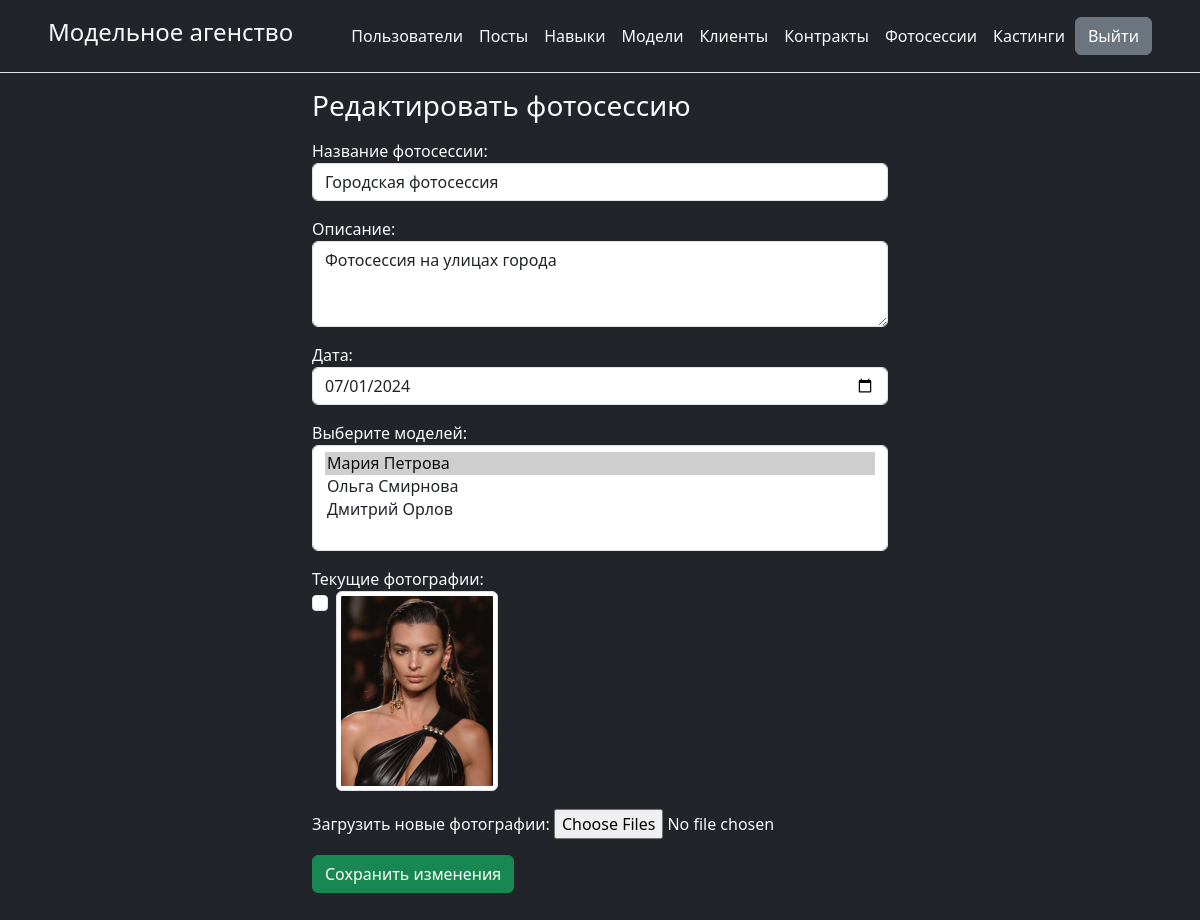
/admin/photoshoots/edit_photoshoot.php?photoshoot_id=2 (signed in), run on the app's committed database.
### tables this page shows
CREATE TABLE `photoshoots` (
  `id` int NOT NULL,
  `photoshoots_name` varchar(255) DEFAULT NULL,
  `description` text,
  `date` date DEFAULT NULL
);

CREATE TABLE `photoshoot_photos` (
  `id` int NOT NULL,
  `photoshoot_id` int NOT NULL,
  `file_path` varchar(255) NOT NULL,
  `uploaded_at` timestamp NULL DEFAULT CURRENT_TIMESTAMP
);

### admin/photoshoots/edit_photoshoot.php (the view, shortened to what this page needs)
<?php
include '../header.php';
require_once '../database_connection.php';
$photoshoot_id = $_GET['photoshoot_id'];
try {
	$stmt_photoshoot = $pdo->prepare("SELECT * FROM photoshoots WHERE id = ?");
	$stmt_photoshoot->execute([$photoshoot_id]);
	$photoshoot = $stmt_photoshoot->fetch(PDO::FETCH_ASSOC);
	$stmt_models = $pdo->prepare("SELECT id, first_name, last_name FROM models");
	$stmt_models->execute();
	$models = $stmt_models->fetchAll(PDO::FETCH_ASSOC);
	$stmt_selected_models = $pdo->prepare("SELECT model_id FROM photoshoot_models WHERE photoshoot_id = ?");
	$stmt_selected_models->execute([$photoshoot_id]);
	$selected_models = $stmt_selected_models->fetchAll(PDO::FETCH_COLUMN);
	$stmt_photos = $pdo->prepare("SELECT id, file_path FROM photoshoot_photos WHERE photoshoot_id = ?");
	$stmt_photos->execute([$photoshoot_id]);
	$current_photos = $stmt_photos->fetchAll(PDO::FETCH_ASSOC);
} catch (PDOException $e) {
	echo "Ошибка при получении данных: " . $e->getMessage();
}
?>
<body class="bg-dark text-light">
<div class="container w-50">
	<h3 class="text-light my-3">Редактировать фотосессию</h3>
	<form action="edit_photoshoot.php?photoshoot_id=<?php echo $photoshoot_id; ?>" method="post" enctype="multipart/form-data">
		<div class="form-group">
			<label for="photoshoots_name">Название фотосессии:</label>
			<input type="text" id="photoshoots_name" name="photoshoots_name" class="form-control" value="<?php echo $photoshoot['photoshoots_name']; ?>" required>
		</div>
		<div class="form-group my-3">
			<label for="description">Описание:</label>
			<textarea id="description" name="description" class="form-control" rows="3"><?php echo $photoshoot['description']; ?></textarea>
		</div>
		<div class="form-group my-3">
			<label for="date">Дата:</label>
			<input type="date" id="date" name="date" class="form-control" value="<?php echo $photoshoot['date']; ?>" required>
		</div>
		<div class="form-group my-3">
			<label for="models">Выберите моделей:</label>
			<select multiple id="models" name="models[]" class="form-control" required>
		  <?php foreach ($models as $model): ?>
						<option value="<?php echo $model['id']; ?>" <?php if (in_array($model['id'], $selected_models)) echo 'selected'; ?>>
				<?php echo $model['first_name'] . ' ' . $model['last_name']; ?>
						</option>
		  <?php endforeach; ?>
			</select>
		</div>
		<div class="form-group my-3">
			<label>Текущие фотографии:</label><br>
		<?php foreach ($current_photos as $photo): ?>
					<div class="form-check form-check-inline">
						<input class="form-check-input" type="checkbox" name="delete_photos[]" value="<?php echo $photo['id']; ?>">
						<label class="form-check-label">
							<img src="<?php echo htmlspecialchars($photo['file_path']); ?>" alt="Фото фотосессии" class="img-thumbnail" style="max-width: 200px; max-height: 200px; margin-right: 10px;">
						</label>
					</div>
		<?php endforeach; ?>
		</div>
		<div class="form-group my-3">
			<label for="photos">Загрузить новые фотографии:</label>
			<input type="file" id="photos" name="photos[]" class="form-control-file" multiple>
		</div>
		<button type="submit" class="btn btn-success mb-5">Сохранить изменения</button>
	</form>
</div>
</body>
</html>

### data on the page
photoshoots: photoshoots_name "Городская фотосессия", description "Фотосессия на улицах города", date "07/01/2024"
photoshoot_photos: file_path (picture)

### other printed values
form field value "Мария Петрова ☑ / Ольга Смирнова / Дмитрий Орлов"
